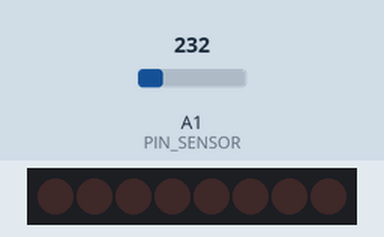
Simulated run of this sketch. Board: Arduino Uno, built with avr-gcc and run on an emulated ATmega328P. Shown: 8 shift-register outputs drawn as a row of LEDs (first output left, lit = HIGH). Wiring (inferred from the names in the program): shift register (74HC595): data pin 1; shift clock pin 3; latch pin 0. Wiring (inferred from the signals the program sends): row of LEDs: on Q0, Q1, Q2, Q3, Q4, Q5, Q6, Q7. The test bench sets the inputs (shaded band); at power-on: A1 (PIN_SENSOR) = 232.

Above: at 1.2 s.
1.3 s: A1 (PIN_SENSOR) set to 201
Timing chart, 0 to 34.1 s (numbered marks = the images above; inputs shaded):
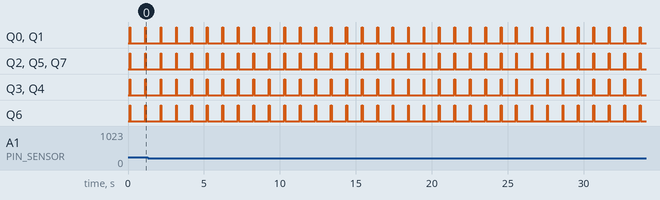

The sketch:

Termometro.ino
```cpp
/*
 * Termômetro
 * DQ - 01/03/18
 */

// Conexões do display ao Franzininho
#define PIN_SCE   0
#define PIN_DC    4
#define PIN_SDIN  1
#define PIN_SCLK  3

// Conexão do sensor (LM35)
#define PIN_SENSOR A1

// Seleção de dado ou comando
#define LCD_CMD   LOW
#define LCD_DAT   HIGH

// Tamanho da tela
#define LCD_DX    84
#define LCD_DY    48

// Envia um byte para o controlador do display
// dc:   LCD_CMD ou LCD_DAT
// data: byte a enviar
void LcdWrite(byte dc, byte data)
{
  digitalWrite(PIN_DC, dc);
  digitalWrite(PIN_SCE, LOW);
  shiftOut(PIN_SDIN, PIN_SCLK, MSBFIRST, data);
  digitalWrite(PIN_SCE, HIGH);
}

// Iniciação do display
void LcdInitialise(void)
{
  // define a direção dos pinos de E/S
  pinMode(PIN_SCE, OUTPUT);
  pinMode(PIN_DC, OUTPUT);
  pinMode(PIN_SDIN, OUTPUT);
  pinMode(PIN_SCLK, OUTPUT);

  // envia os comandos de iniciação
  LcdWrite( LCD_CMD, 0x21 ); // LCD Extended Commands.
  LcdWrite( LCD_CMD, 0xB0 ); // Set LCD Vop (Contraste)
  LcdWrite( LCD_CMD, 0x04 ); // Set Temp coefficent
  LcdWrite( LCD_CMD, 0x14 ); // LCD bias mode 1:48
  LcdWrite( LCD_CMD, 0x20 ); // LCD Basic Commands.
  LcdWrite( LCD_CMD, 0x0c ); // LCD no modo normal
}

// Limpa a tela
void LcdClear(void)
{
  // posiciona ponteiro no inicio da memória
  LcdWrite( LCD_CMD, 0x40);
  LcdWrite( LCD_CMD, 0x80);

  // preenche a memória com zeros
  for (int index = 0; index < LCD_DX * LCD_DY / 8; index++)
  {
    LcdWrite(LCD_DAT, 0x00);
  }
}

// Posiciona em uma determina linha e coluna alfanuméricas
void LcdPos(int lin, int col)
{
  LcdWrite( LCD_CMD, 0x40 + lin);
  LcdWrite( LCD_CMD, 0x80 + col*7);
}

// Tabelas para desenhar os caracteres

static const int offset_dig[] = {0, 14, 28, 36, 50, 58 };
static const int larg_dig[] = {14, 14, 8, 14, 8, 14 };
static const byte gc_dig[][30] =
{
  { 0xFC, 0xFF, 0x03, 0x03, 0x03, 0x03, 0x03, 0x03, 0xFF, 0xFC,
    0xFF, 0xFF, 0x00, 0x00, 0x00, 0x00, 0x00, 0x00, 0xFF, 0xFF,
    0x00, 0x03, 0x03, 0x03, 0x03, 0x03, 0x03, 0x03, 0x03, 0x00 }, // 0
  { 0x00, 0x00, 0x0C, 0x06, 0xFF, 0xFF, 0x00, 0x00, 0x00, 0x00,
    0x00, 0x00, 0x00, 0x00, 0xFF, 0xFF, 0x00, 0x00, 0x00, 0x00,
    0x03, 0x03, 0x03, 0x03, 0x03, 0x03, 0x03, 0x03, 0x03, 0x03 }, // 1
  { 0x03, 0x03, 0x03, 0x03, 0x03, 0x03, 0x03, 0x03, 0xFF, 0xFC,
    0xFC, 0xFF, 0x03, 0x03, 0x03, 0x03, 0x03, 0x03, 0x00, 0x00,
    0x00, 0x03, 0x03, 0x03, 0x03, 0x03, 0x03, 0x03, 0x03, 0x03 }, // 2
  { 0x03, 0x03, 0x03, 0x03, 0x03, 0x03, 0x03, 0x03, 0xFF, 0xFC,
    0x00, 0x00, 0x03, 0x03, 0x03, 0x03, 0x03, 0x03, 0xFF, 0xFF,
    0x03, 0x03, 0x03, 0x03, 0x03, 0x03, 0x03, 0x03, 0x03, 0x00 }, // 3
  { 0xFF, 0xFF, 0x00, 0x00, 0x00, 0x00, 0x00, 0x00, 0xFF, 0xFF,
    0x03, 0x03, 0x03, 0x03, 0x03, 0x03, 0x03, 0x03, 0xFF, 0xFF,
    0x00, 0x00, 0x00, 0x00, 0x00, 0x00, 0x00, 0x00, 0x03, 0x03 }, // 4
  { 0xFC, 0xFF, 0x03, 0x03, 0x03, 0x03, 0x03, 0x03, 0x03, 0x03,
    0x00, 0x03, 0x03, 0x03, 0x03, 0x03, 0x03, 0x03, 0xFF, 0xFC,
    0x03, 0x03, 0x03, 0x03, 0x03, 0x03, 0x03, 0x03, 0x03, 0x00 }, // 5
  { 0xFC, 0xFF, 0x03, 0x03, 0x03, 0x03, 0x03, 0x03, 0x03, 0x03,
    0xFF, 0xFF, 0x03, 0x03, 0x03, 0x03, 0x03, 0x03, 0xFF, 0xFC,
    0x00, 0x03, 0x03, 0x03, 0x03, 0x03, 0x03, 0x03, 0x03, 0x00 }, // 6
  { 0x03, 0x03, 0x03, 0x03, 0x03, 0x03, 0x03, 0x03, 0xFF, 0xFF,
    0x00, 0x00, 0x00, 0x00, 0x00, 0x00, 0x00, 0x00, 0xFF, 0xFF,
    0x00, 0x00, 0x00, 0x00, 0x00, 0x00, 0x00, 0x00, 0x03, 0x03 }, //7
  { 0xFC, 0xFF, 0x03, 0x03, 0x03, 0x03, 0x03, 0x03, 0xFF, 0xFC,
    0xFC, 0xFF, 0x03, 0x03, 0x03, 0x03, 0x03, 0x03, 0xFF, 0xFC,
    0x00, 0x03, 0x03, 0x03, 0x03, 0x03, 0x03, 0x03, 0x03, 0x00 }, // 8
  { 0xFC, 0xFF, 0x03, 0x03, 0x03, 0x03, 0x03, 0x03, 0xFF, 0xFC,
    0x00, 0x00, 0x03, 0x03, 0x03, 0x03, 0x03, 0x03, 0xFF, 0xFF,
    0x03, 0x03, 0x03, 0x03, 0x03, 0x03, 0x03, 0x03, 0x03, 0x00 }, // 9
  { 0x00, 0x00, 0x00, 0x00, 0x00, 0xC0, 0xC0, 0xC0, 0x60, 0x1F,
    0x0F, 0x03, 0x00, 0x00, 0x00, 0x00, 0x00, 0x00, 0x00, 0x00,
    0x00, 0x00, 0x00, 0x00, 0x00, 0x00, 0x00, 0x00, 0x00, 0x00 },  // virgula
  { 0x1E, 0x21, 0x21, 0x1E, 0x00, 0x00, 0x00, 0x00, 0x00, 0x00,
    0x00, 0x00, 0x00, 0x00, 0x00, 0x00, 0x00, 0x00, 0x00, 0x00,
    0x00, 0x00, 0x00, 0x00, 0x00, 0x00, 0x00, 0x00, 0x00, 0x00 },  // grau
  { 0xFC, 0xFF, 0x03, 0x03, 0x03, 0x03, 0x03, 0x03, 0x03, 0x03,
    0xFF, 0xFF, 0x00, 0x00, 0x00, 0x00, 0x00, 0x00, 0x00, 0x00,
    0x00, 0x03, 0x03, 0x03, 0x03, 0x03, 0x03, 0x03, 0x03, 0x03 }  // C
};

// Escreve um dígito na tela
// dig: 0 a 9, 10 (virgula), 11 (grau), 12 (C)
// pos: 0 a 5
void LcdWriteDig(int dig, int pos)
{
  byte *gc = gc_dig[dig];
  int larg = larg_dig[pos] - 4;

  for (byte bloco = 1; bloco <= 3; bloco++)
  {
    LcdWrite(LCD_CMD, 0x40 + bloco);
    LcdWrite(LCD_CMD, 0x80 + offset_dig[pos]);
    LcdWrite(LCD_DAT, 0x00);
    LcdWrite(LCD_DAT, 0x00);
    for (int index = 0; index < larg; index++)
    {
      LcdWrite(LCD_DAT, *gc++);
    }
    LcdWrite(LCD_DAT, 0x00);
    LcdWrite(LCD_DAT, 0x00);
  }
}

//=====================================
// Pontos de entrada padrão do Arduino
//=====================================

void setup(void)
{
  LcdInitialise();
  LcdClear();
  LcdWriteDig (0, 0);
  LcdWriteDig (0, 1);
  LcdWriteDig (10, 2);
  LcdWriteDig (0, 3);
  LcdWriteDig (11, 4);
  LcdWriteDig (12, 5);

  analogReference(INTERNAL);
  analogRead(PIN_SENSOR);
}

void loop(void)
{
  // Faz 16 leituras para maior precisão
  int vSensor = 0;
  for (int i = 0; i < 16; i++)
  {
    vSensor += analogRead(PIN_SENSOR);
  }
  vSensor = vSensor >> 2;

  // 0,01V = 1 grau Celsius
  // Referência interna pode variar entre 1.0 e 1.2 V
  // Valor abaixo baseado em medida feita com multímetro
  long temp = (vSensor*1016L)/(4096L);

  // Mostra a temperatura
  LcdWriteDig ((int)(temp/100), 0);
  LcdWriteDig ((int)((temp/10)%10), 1);
  LcdWriteDig ((int)(temp%10), 3);

  // Tempo entre atualizações
  delay(1000);
}
```
